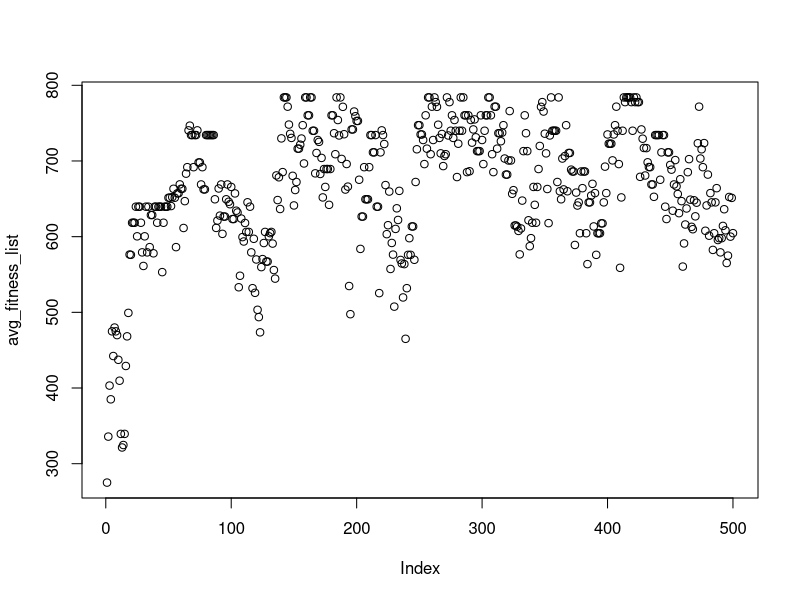

This figure's R source:

co_sites = c(3,5,3,2)
mut_sites = c(2,1,4,5,3,2,3,2)
co_prob = 0.6
mut_prob = 0.1

population = c(13,24,8,19,18,7,23,25)
  
max_range = 28
min_range = 0
n = 5

get_x_value <- function(x){
  return(min_range + (max_range-min_range)/((2^n)-1 ) * x)
}

obj_function <- function(x_value){
  return(x_value^2)
}

get_pi_value <- function(Fx){
  return(Fx/sum(Fx))
}


selected_chromosomes <- function(cum_Pi, r){
  
  chrom_no = c()
  for(element in r){
    i = 1
    chrom = NULL
    for(p_element in cum_Pi){
      
      if(element > p_element){
        chrom = i + 1
      }
      i = i + 1
    }
    if(is.null(chrom)) { chrom_no = append(chrom_no, 1) }
    else{ chrom_no = append(chrom_no, chrom) }
  }
  
  return(chrom_no)
}

get_binary <- function(x){
  result = c()
  for(each in x){
    result = append(result,substring(paste(as.integer(rev(intToBits(each))),collapse=""), 32-n+1, 32))  
  }
  return(result)
}


do_crossover <- function(binary_pop){
  selected_chrom_iter = 1
  intermediate_population = c()
  for(each in r_co){
    if(each  <= co_prob){
      slice1 = paste(substring(binary_pop[selected_chrom_iter],1,co_sites[(selected_chrom_iter+1)/2]), substring(binary_pop[selected_chrom_iter+1],co_sites[(selected_chrom_iter+1)/2]+1), sep="" )
      slice2 = paste(substring(binary_pop[selected_chrom_iter+1],0,co_sites[(selected_chrom_iter+1)/2]), substring(binary_pop[selected_chrom_iter],co_sites[(selected_chrom_iter+1)/2]+1), sep="" )
      
      intermediate_population = append(intermediate_population, slice1)
      intermediate_population = append(intermediate_population, slice2)
    }
    else{
      intermediate_population = append(intermediate_population,binary_pop[selected_chrom_iter])
      intermediate_population = append(intermediate_population,binary_pop[selected_chrom_iter+1])
    }
    selected_chrom_iter = selected_chrom_iter + 2
  }
  return(intermediate_population)
}


do_mutation <- function(intermediate_population){
  generation = c()
  mut_iter = 1
  for(each in intermediate_population){
    if(runif(1,min = 0, max=1) <= mut_prob){
      if(substring(each,mut_sites[mut_iter],mut_sites[mut_iter]) == "0"){
        var1 = paste(substring(each,1,mut_sites[mut_iter]-1),"1",substring(each,mut_sites[mut_iter]+1),sep = "")
        generation = append(generation,var1)
        #substring(each,mut_sites[mut_iter],mut_sites[mut_iter]) = "1"
      } else{
        var1 = paste(substring(each,1,mut_sites[mut_iter]-1),"0",substring(each,mut_sites[mut_iter]+1),sep = "")
        generation = append(generation,var1)
        #substring(each,mut_sites[mut_iter],mut_sites[mut_iter]) = "0"
      }
      
    }
    else{
      generation = append(generation, each)
    }
    mut_iter = mut_iter + 1
  }
  return(generation)
}


avg_fitness_list = c()
for(i in rep(1,500)){
  #Selection
  x_value = get_x_value(population)
  fx = obj_function(x_value)
  Fx = fx
  average_fitness = mean(Fx)
  Pi = get_pi_value(Fx)
  cum_Pi = cumsum(Pi)
  r_selection = runif(length(population))
  selected = selected_chromosomes(cum_Pi,r_selection)
  #CrossOver
  r_co = runif(length(population)/2)
  binary_pop = get_binary(population[selected])
  intermediate_population = do_crossover(binary_pop)
  #Mutation
  population = do_mutation(intermediate_population)
  population = strtoi(population, base=2)
  avg_fitness_list = append(avg_fitness_list, average_fitness)
}
plot(avg_fitness_list)
